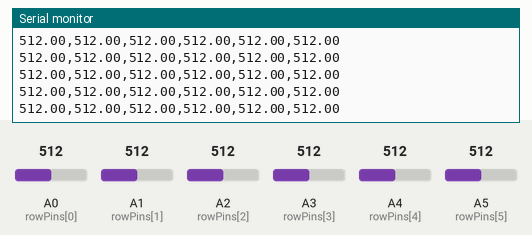
A sketch run on a simulated Arduino Uno, built with avr-gcc and run on an emulated ATmega328P. On the bench: the last lines printed to the serial monitor. The inputs (shaded band) are chosen by the test bench; at power-on: A0 (rowPins[0]) = 512, A1 (rowPins[1]) = 512, A2 (rowPins[2]) = 512, A3 (rowPins[3]) = 512, A4 (rowPins[4]) = 512, A5 (rowPins[5]) = 512.

Above: at 1.2 s.
1.3 s: A0 (rowPins[0]) set to 106
At 1.61 s:
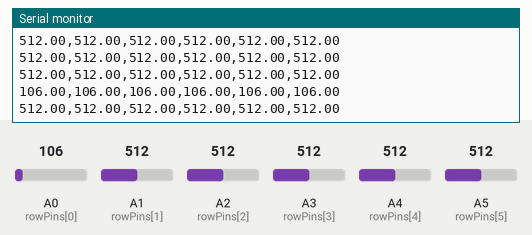
2.8 s: A0 (rowPins[0]) set to 95
At 2.88 s:
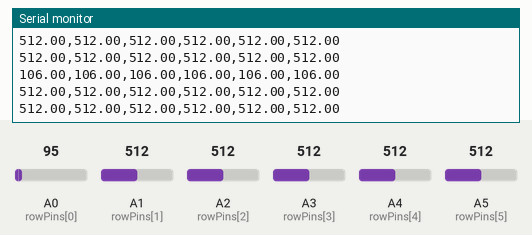
5.8 s: A1 (rowPins[1]) set to 109
At 5.89 s:
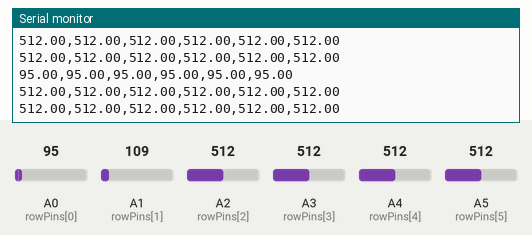
8.8 s: A1 (rowPins[1]) set to 93
At 8.9 s:
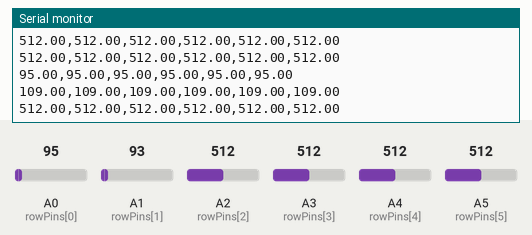
13.3 s: A2 (rowPins[2]) set to 108
At 13.36 s:
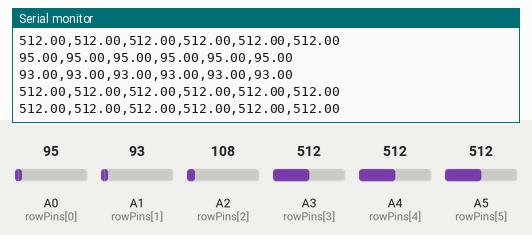
14.8 s: A2 (rowPins[2]) set to 93
At 14.84 s:
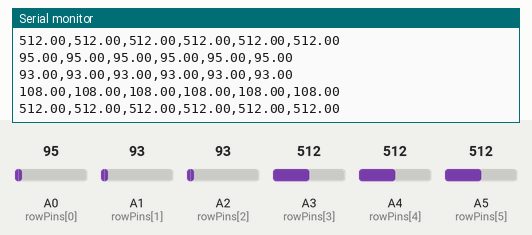
Timing chart, 0 to 17.3 s (numbered marks = the images above; inputs shaded):
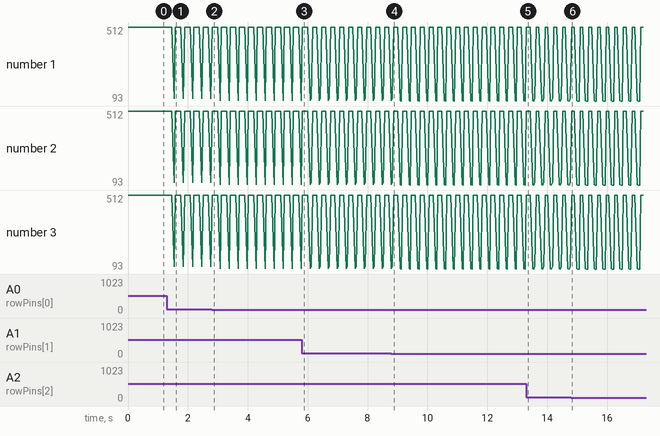

The sketch:

arduino_logic.ino
```cpp
// Define the number of rows and columns in the matrix
const int numRows = 6;
const int numCols = 6;

// Define the pin numbers for rows and columns
const int rowPins[numRows] = {A0, A1, A2, A3, A4, A5};  // Analog pins connected to rows
const int colPins[numCols] = {2, 3, 4, 5, 6, 7};        // Digital pins connected to columns

// 2D array to hold sensor values
float sensorMatrix[numRows][numCols];

// Known resistor value in ohms
const float R_known = 1000.0;

void setup() {
  // Initialize row pins as inputs
  for (int row = 0; row < numRows; row++) {
    pinMode(rowPins[row], INPUT);
  }

  // Initialize column pins as outputs
  for (int col = 0; col < numCols; col++) {
    pinMode(colPins[col], OUTPUT);
    digitalWrite(colPins[col], LOW); // Ensure columns are initially LOW
  }

  Serial.begin(9600);  // Initialize serial communication
}

void loop() {
  // Collect sensor values into the matrix
  for (int col = 0; col < numCols; col++) {
    // Activate the current column
    digitalWrite(colPins[col], HIGH);
    delayMicroseconds(10); // Short delay to stabilize the signal

    // Read values for all rows
    for (int row = 0; row < numRows; row++) {
      int adcValue = analogRead(rowPins[row]);

      // // Prevent division by zero
      // if (adcValue == 0) {
      //   adcValue = 0.001;
      // }

      // Calculate the resistance of the sensor
      // float resistance = R_known * (1023.0 / adcValue - 1.0) / 1000;

      // Store the resistance value
      sensorMatrix[row][col] = adcValue;
    }

    // Deactivate the current column
    digitalWrite(colPins[col], LOW);
  }

  // Output the matrix over the serial interface
  sendMatrixOverSerial();

  delay(100);  // Small delay before next reading
}

// Function to send the matrix data over serial
void sendMatrixOverSerial() {
  for (int row = 0; row < numRows; row++) {
    for (int col = 0; col < numCols; col++) {
      Serial.print(sensorMatrix[row][col], 2); // Two decimal places
      if (col < numCols - 1) {
        Serial.print(",");  // Column separator
      }
    }
    Serial.println();  // Row separator
  }
  Serial.println();  // Matrix separator
}
```

Measured:
- after the input at 1.3 s, the serial monitor: prints a new line after 0.24 s (image 1)
- plotted number 1: 512 → 106 after the input at 1.3 s, 106 → 95 after the input at 2.8 s, 512 → 108 after the input at 13.3 s
- plotted number 2: 512 → 106 after the input at 1.3 s, 106 → 95 after the input at 2.8 s, 512 → 108 after the input at 13.3 s
- plotted number 3: 512 → 106 after the input at 1.3 s, 106 → 95 after the input at 2.8 s, 512 → 108 after the input at 13.3 s
